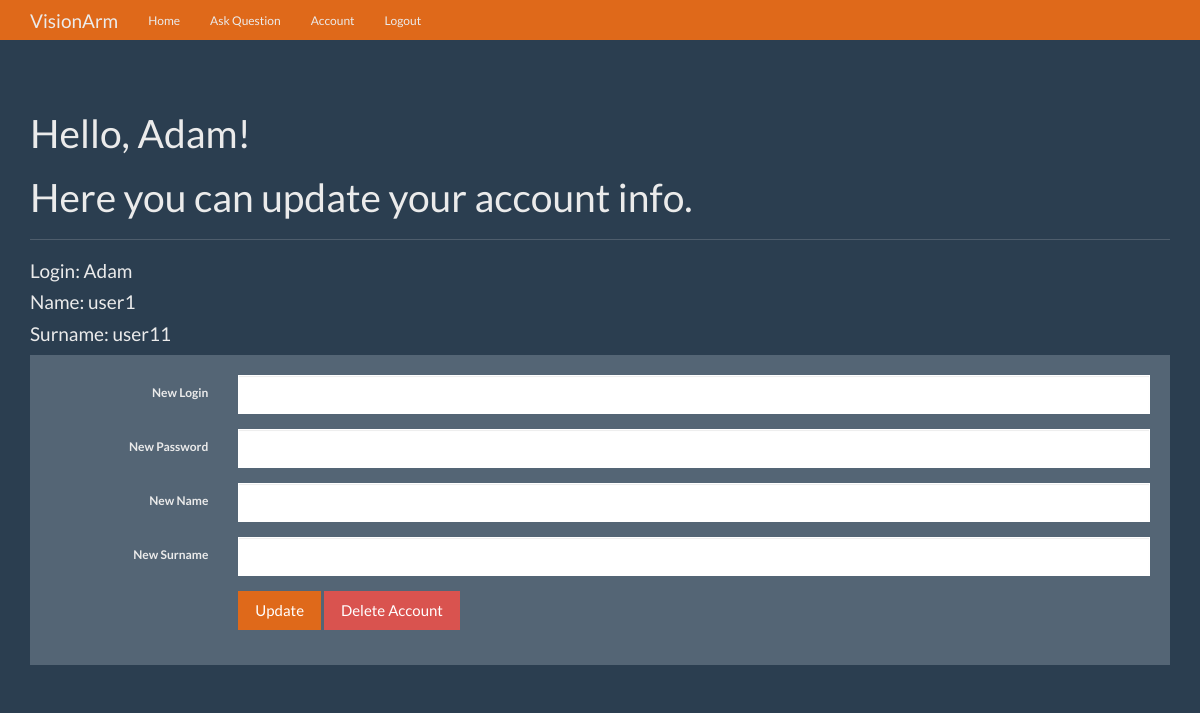
Page /edit (signed in) on the committed database.
### visionarm/models.py (models this page shows, shortened)
class User(db.Model, UserMixin):
    id = db.Column(db.Integer, primary_key=True)
    login = db.Column(db.String(50), nullable=False)
    password = db.Column(db.String(100), nullable=False)
    name = db.Column(db.String(50), nullable=False)
    surname = db.Column(db.String(50), nullable=False)
    expert = db.Column(db.Boolean)
    admin = db.Column(db.Boolean)
    questions_asked = db.relationship(
        'Question',
        foreign_keys='Question.asked_by_id',
        backref='asker',
        lazy=True
    )
    answers_requested = db.relationship(
        'Question',
        foreign_keys='Question.expert_id',
        backref='expert',
        lazy=True
    )
    @property
    def unhashed_password(self):
        raise AttributeError('Cannot view unhashed password!')

### visionarm/routes/main.py (the view, shortened to what this page needs)
@main.route('/edit', methods=['GET', 'POST'])
@login_required
def edit():
    return render_template('edit.html')

### visionarm/__init__.py (called while the page is built)
def create_app(config_file='settings.py'):
    app = Flask(__name__)
    app.config.from_pyfile(config_file)
    db.init_app(app)
    login_manager.init_app(app)
    login_manager.login_view = 'auth.login'
    @login_manager.user_loader
    def load_user(user_id):
        return User.query.get(user_id)
    app.register_blueprint(main)
    app.register_blueprint(auth)
    app.cli.add_command(create_tables)
    return app

### visionarm/templates/edit.html (shortened to what this page needs)
{% extends 'base.html' %}
{% block content %}
<div class="page-header">
        <h1>Hello, {{ current_user.login }}!</h1>
        <h1>Here you can update your account info.</h1>
      </div>
                <h4>Login: {{current_user.login}}</h4>
                <h4>Name: {{current_user.name}}</h4>
                <h4>Surname: {{current_user.surname}}</h4>
        <div class="row">
          <div class="col-lg-12">
            <div class="well bs-component">
              <form class="form-horizontal" method="POST" action="{{ url_for('main.edit') }}">
                <fieldset>
                  <div class="form-group">
                    <label for="inputLogin" class="col-lg-2 control-label">New Login</label>
                    <div class="col-lg-10">
                      <input type="text" class="form-control" name="new_login" id="inputLogin">
                    </div>
                  </div>
                  <div class="form-group">
                    <label for="inputPassword" class="col-lg-2 control-label">New Password</label>
                    <div class="col-lg-10">
                      <input type="password" class="form-control" name="new_unhashed_password" id="inputPassword">
                    </div>
                  </div>
                  <div class="form-group">
                    <label for="inputName" class="col-lg-2 control-label">New Name</label>
                    <div class="col-lg-10">
                      <input type="text" class="form-control" name="new_name" id="inputName">
                    </div>
                  </div>
                  <div class="form-group">
                    <label for="inputSurname" class="col-lg-2 control-label">New Surname</label>
                    <div class="col-lg-10">
                      <input type="text" class="form-control" name="new_surname" id="inputSurname">
                    </div>
                  </div>
                  <div class="form-group">
                    <div class="col-lg-10 col-lg-offset-2">
                      <button type="submit" class="btn btn-primary">Update</button>
                      <button type="submit" class="btn btn-danger">Delete Account</button>
                    </div>
                  </div>
                </fieldset>
              </form>
            </div>
          </div>
{% endblock %}

### visionarm/static/theme.css (style rules this page uses)
body { padding-top: 70px; padding-bottom: 30px; }

### rows in the picture
User: login "Adam", name "user1", surname "user11"
